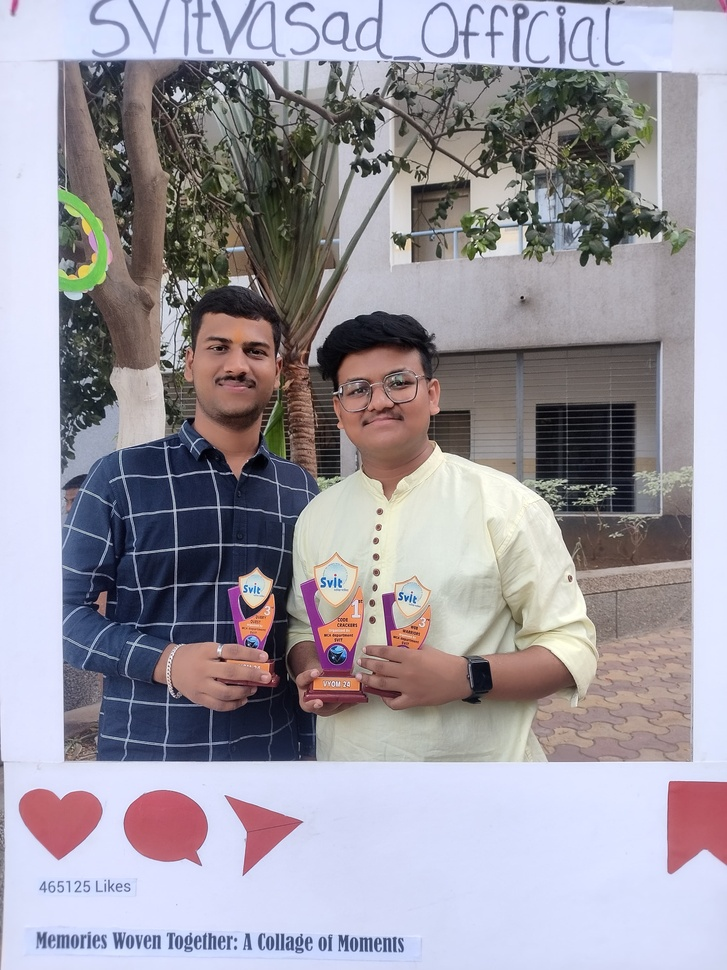
#> input picture test.jpg, 727 x 970 px, shrunk from 3000 x 4000 before the run
$ python cartoon.py
#> lines starting #> are read from the running program, lines starting #| are printed output that depends on the picture
import cv2
import numpy as np

def cartoon(img_path):
    # Read the image using OpenCV
#> called with img_path = 'test.jpg'
    img = cv2.imread(img_path)
#> img is the input picture: shape (970, 727, 3); mean B, G, R 161.5, 152, 155.9
    # Convert the image to grayscale
    gray = cv2.cvtColor(img, cv2.COLOR_BGR2GRAY)
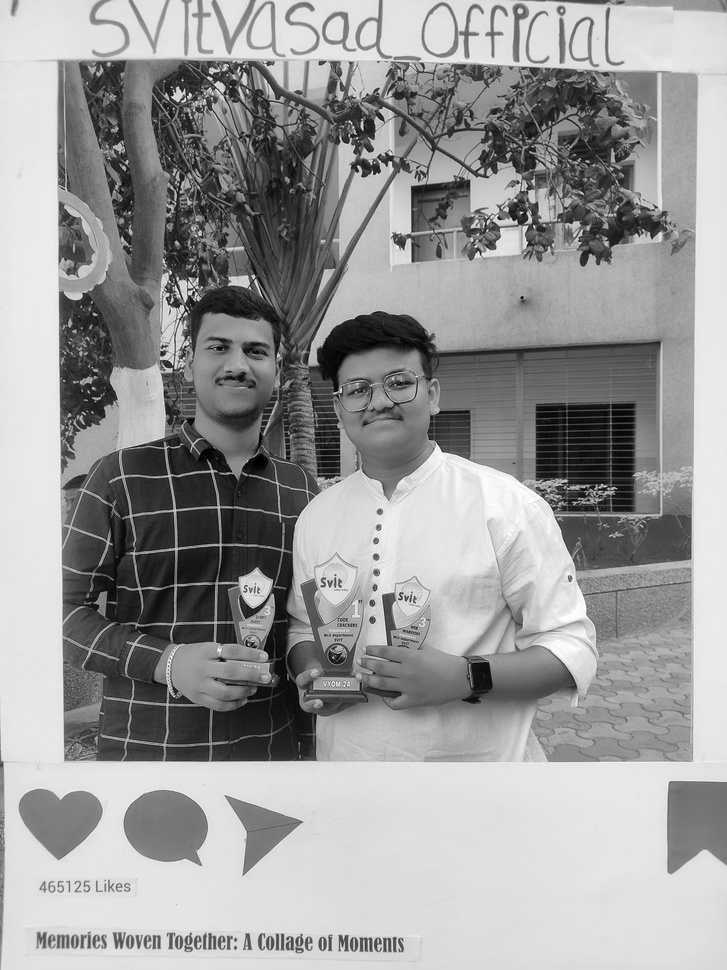
#> gray: shape (970, 727); min 0, max 254, mean 154.3
    # Apply the cartoon effect using the cv2.stylization function
#> (the run stopped early here; a loop or call above may not have finished)
